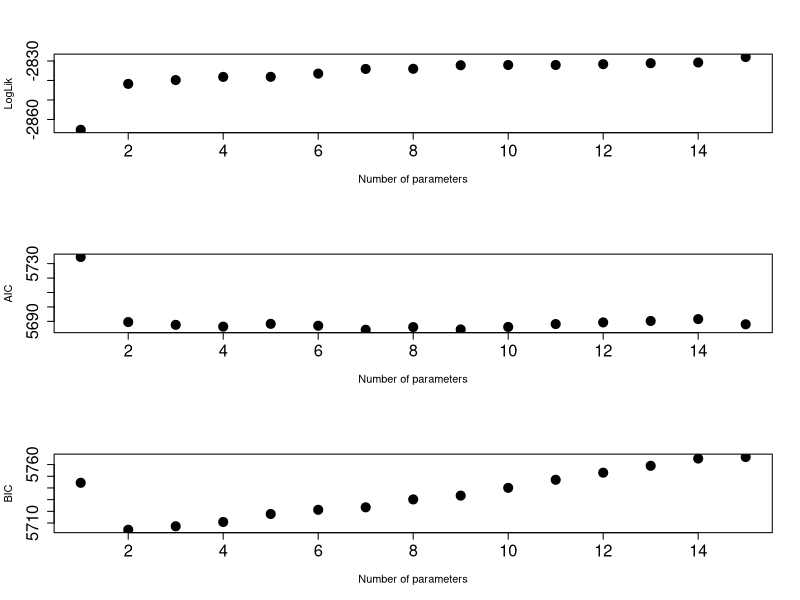
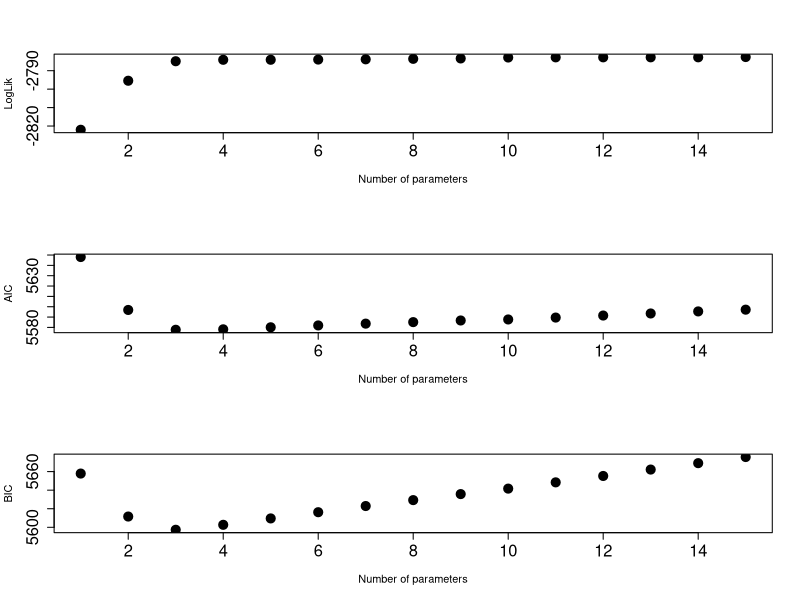
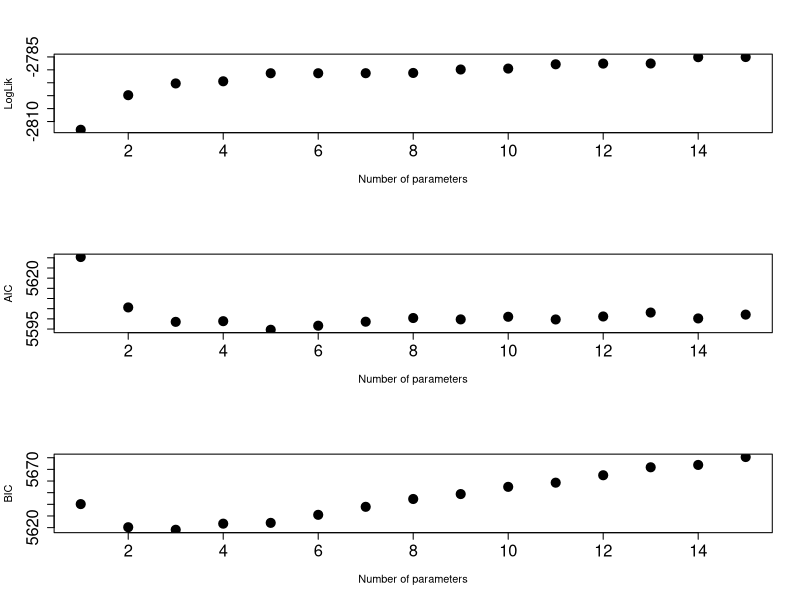

Write R code to recreate these figures, in order.
for (j in c(1,1000,10000)){
  set.seed(j)
  epsilon = rnorm(1000,0,4)
  mu      = 0.5
  y       = mu + epsilon[-1] + 0.5 * epsilon[-length(epsilon)]
  LogLik  = c()
  aic     = c()
  bic     = c()
  for (i in 1:15){
    model     = arima(y, order = c(i,0,0), include.mean = F)
    LogLik[i] = model$loglik
    aic[i]    = AIC(model, k = 2)
    bic[i]    = BIC(model)
  }

  dev.new()
  par(mfrow = c(3,1))
  plot(LogLik, xlab = "Number of parameters", ylab = "LogLik", lwd = 5, 
    pch = 19, xaxt = "n", yaxt = "n")
  axis(1, cex.axis = 1.5)
  axis(2, cex.axis = 1.5)
  plot(aic, xlab = "Number of parameters", ylab = "AIC", lwd = 5, 
    pch = 19, xaxt = "n", yaxt = "n")
  axis(1, cex.axis = 1.5)
  axis(2, cex.axis = 1.5)
  plot(bic, xlab = "Number of parameters", ylab = "BIC", lwd = 5, 
    pch = 19, xaxt = "n", yaxt = "n")
  axis(1, cex.axis = 1.5)
  axis(2, cex.axis = 1.5)
}
